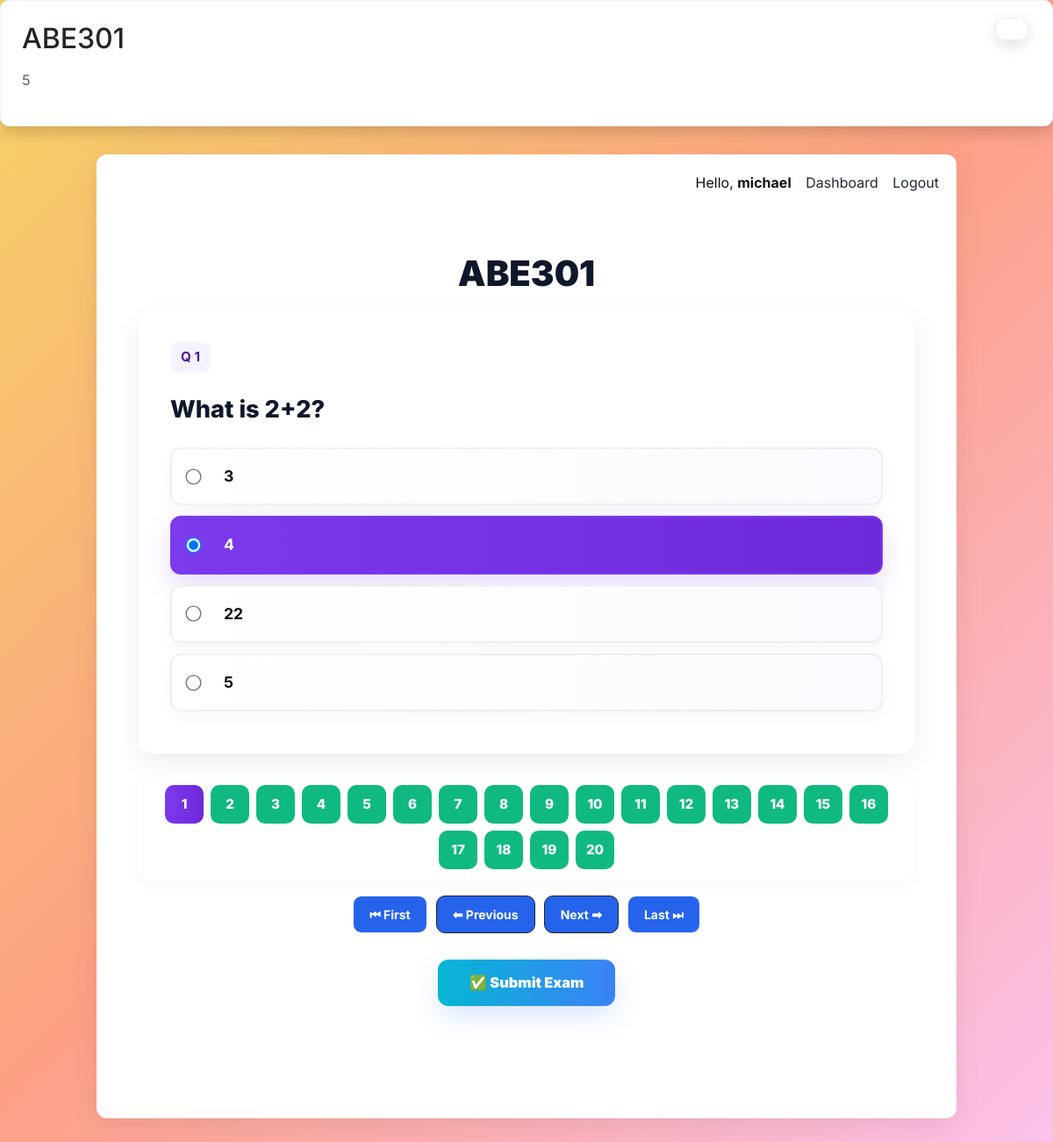
/exam/10/ (signed in), run on the app's committed database.
### exams/models.py (models this page shows, shortened)
class Exam(models.Model):
    title = models.CharField(max_length=255)
    description = models.TextField(blank=True)
    start_time = models.DateTimeField(null=True, blank=True)
    duration_minutes = models.PositiveIntegerField(default=10)
    created_by = models.ForeignKey(User, on_delete=models.SET_NULL, null=True, related_name='created_exams')

class Question(models.Model):
    exam = models.ForeignKey(Exam, on_delete=models.CASCADE, related_name='questions')
    text = models.TextField()

class Choice(models.Model):
    question = models.ForeignKey(Question, on_delete=models.CASCADE, related_name='choices')
    text = models.CharField(max_length=1000)
    is_correct = models.BooleanField(default=False)

class StudentSubmission(models.Model):
    student = models.ForeignKey(User, on_delete=models.CASCADE)
    exam = models.ForeignKey(Exam, on_delete=models.CASCADE)
    started_at = models.DateTimeField(auto_now_add=True)
    submitted_at = models.DateTimeField(null=True, blank=True)
    answers = models.JSONField(default=dict)
    score = models.FloatField(null=True, blank=True)
    def time_left_seconds(self):
        if self.exam.start_time:
            end = self.exam.start_time + timezone.timedelta(minutes=self.exam.duration_minutes)
        return max(int((end - timezone.now()).total_seconds()), 0)
        end = self.started_at + timezone.timedelta(minutes=self.exam.duration_minutes)
        return max(int((end - timezone.now()).total_seconds()), 0)

### exams/views.py (the view, shortened to what this page needs)
# urls.py: path('exam/<int:exam_id>/', views.exam_detail, name='exam_detail'),
@login_required
def exam_detail(request, exam_id):
    exam = get_object_or_404(Exam, id=exam_id)
    profile = request.user.profile
    if profile.role == 'staff' and exam.created_by == request.user:
        return render(request, 'exams/exam_detail_staff.html', {'exam': exam})
    submission, _ = StudentSubmission.objects.get_or_create(student=request.user, exam=exam)
    time_left = submission.time_left_seconds()
    return render(request, 'exams/exam_detail.html', {
        'exam': exam,
        'submission': submission,
        'time_left': time_left
    })

### exams/templatetags/extras.py (called while the page is built)
@register.filter
def get_item(dictionary, key):
    if not dictionary:
        return None
    return dictionary.get(str(key))

### exams/templates/exams/exam_detail.html (shortened to what this page needs)
{% extends 'exams/base.html' %}
{% load extras %}
{% block content %}
<div id="timer" aria-live="polite"></div>
<div class="exam-wrap">
  <h1 style="text-align:center; font-weight:900; color:#0f172a; margin-bottom:18px;">
    {{ exam.title }}
  </h1>
  <form id="exam-form" method="post">
    {% for q in exam.questions.all %}
      <div class="question-card" data-index="{{ forloop.counter0 }}" style="display:none;">
        <div class="question-number">Q {{ forloop.counter }}</div>
        <div class="question-text">{{ q.text|linebreaksbr }}</div>
        <div class="choices" role="radiogroup" aria-labelledby="q{{ forloop.counter }}">
          {% for c in q.choices.all %}
            <label class="choice-btn" for="choice_{{ c.id }}">
              <input id="choice_{{ c.id }}" type="radio" name="question_{{ q.id }}" value="{{ c.id }}"
                {% if submission.answers|get_item:q.id|stringformat:'s' == c.id|stringformat:'s' %}checked{% endif %}>
              <span style="flex:1">{{ c.text }}</span>
            </label>
          {% endfor %}
        </div>
      </div>
    {% endfor %}
    <div class="q-strip" role="navigation" aria-label="Question navigation">
      {% for q in exam.questions.all %}
        <button type="button" class="q-btn" data-index="{{ forloop.counter0 }}" title="Question {{ forloop.counter }}">
          {{ forloop.counter }}
        </button>
      {% endfor %}
    </div>
    <div class="controls">
      <button type="button" id="btn-first" class="btn btn-sm btn-light">⏮ First</button>
      <button type="button" id="btn-prev"  class="btn btn-sm btn-outline-dark">⬅ Previous</button>
      <button type="button" id="btn-next"  class="btn btn-sm btn-outline-dark">Next ➡</button>
      <button type="button" id="btn-last"  class="btn btn-sm btn-light">Last ⏭</button>
    </div>
    <div class="submit-wrap">
      <button type="submit" class="btn-submit">✅ Submit Exam</button>
    </div>
  </form>
</div>
{% endblock %}

### exams/templates/exams/base.html (shortened to what this page needs)
<!doctype html>
<html>
<head>
  <link href="https://cdn.jsdelivr.net/npm/bootstrap@5.3.0/dist/css/bootstrap.min.css" rel="stylesheet">
<div class="card p-4 shadow">
  <h2 class="mb-3">{{ exam.title }}</h2>
  <p class="text-muted">{{ exam.duration_minutes }}</p>
</div>
</head>
<body>
  <div class="container">
    <header>
      <nav>
        {% if user.is_authenticated %}
          Hello, <strong>{{ user.username }}</strong>
          <a href="{% url 'exams:dashboard' %}">Dashboard</a>
          <a href="{% url 'exams:logout' %}">Logout</a>
        {% else %}
          <a href="{% url 'exams:login' %}">Login</a>
          <a href="{% url 'exams:register' %}">Register</a>
        {% endif %}
      </nav>
    </header>
    <main>
      {% block content %}{% endblock %}
    </main>
  </div>
</body>
</html>

### exams/templates/exams/base.html (style rules this page uses)
body { font-family:Inter,system-ui,Segoe UI,Roboto,Helvetica,Arial;margin:0;background:#f5f7fb;color:#111 }
.container { max-width:980px;margin:32px auto;padding:20px;background:white;border-radius:12px;box-shadow:0 8px 30px rgba(14,30,37,.08) }
header { display:flex;justify-content:space-between;align-items:center }
nav a { margin-left:12px;text-decoration:none;color:#1f2937 }
.btn { display:inline-block;padding:8px 14px;border-radius:8px;background:#2563eb;color:white;text-decoration:none }
.card { padding:16px;border-radius:10px;background:#fff;border:1px solid #eef2ff;margin-bottom:12px }

### exams/templates/exams/exam_detail.html (style rules this page uses)
body { background: linear-gradient(135deg,#f6d365 0%,#fda085 50%, #fbc2eb 100%); min-height: 100vh; }
.exam-wrap { max-width: 1100px; margin: 40px auto 80px; padding: 28px; }
#timer { position: fixed; top: 20px; right: 28px; z-index: 9999; background: rgba(255,255,255,0.95); padding: 12px 18px; border-radius: 12px; box-shadow: 0 6px 18px rgba(0,0,0,0.12); font-weight: 800; font-size: 20px; color: #7c3aed; border: 1px solid rgba(124,58,237,0.12); }
.question-card { background: linear-gradient(180deg, rgba(255,255,255,0.98), rgba(255,255,255,0.95)); border-radius: 16px; padding: 36px; box-shadow: 0 10px 30px rgba(18, 38, 63, 0.08); margin-bottom: 24px; }
.question-number { display:inline-block; padding:6px 12px; border-radius:10px; background: rgba(124,58,237,0.06); color: #4c1d95; font-weight:700; margin-bottom:12px; font-size:0.95rem; }
.question-text { font-size: 1.7rem; line-height:1.35; font-weight: 800; margin: 12px 0 24px; color: #0f172a; }
.choices { display:block; gap:12px; }
.choice-btn { display:flex; align-items:center; gap:14px; width:100%; border-radius:12px; padding:18px 18px; font-size:1.1rem; font-weight:700; cursor:pointer; border:2px solid rgba(15,23,42,0.06); background: linear-gradient(90deg,#ffffff,#fbfbff); transition: transform .12s ease, box-shadow .12s ease, background .12s ease; box-shadow: 0 6px 18px rgba(16,24,40,0.04); margin-bottom:12px; }
.choice-btn input[type="radio"] { transform: scale(1.4); margin-right:14px; }
.choice-btn.active { background: linear-gradient(90deg,#7c3aed,#6d28d9); color: white; border-color: rgba(124,58,237,0.9); box-shadow: 0 12px 30px rgba(124,58,237,0.18); }
.q-strip { display:flex; gap:8px; flex-wrap:wrap; justify-content:center; margin: 20px 0 8px; padding: 12px 8px; background: rgba(255,255,255,0.6); border-radius: 12px; box-shadow: 0 6px 18px rgba(15,23,42,0.03); overflow-x:auto; }
.q-btn { min-width:44px; height:44px; display:inline-grid; place-items:center; padding:0 10px; border-radius: 10px; font-weight:800; font-size:0.95rem; border: 0; cursor:pointer; transition: transform .08s ease, opacity .12s ease; }
.q-btn.answered { background:#10b981; color:white; }
.q-btn.current { background: linear-gradient(90deg,#7c3aed,#6d28d9); color:white; }
.controls { display:flex; gap:10px; justify-content:center; margin-top:18px; }
.controls .btn { padding:10px 18px; font-weight:700; border-radius:10px; }
.submit-wrap { text-align:center; margin-top:30px; }
.btn-submit { padding:14px 36px; font-size:1.02rem; font-weight:900; border-radius: 12px; background: linear-gradient(90deg,#06b6d4,#3b82f6); color:white; border:0; box-shadow: 0 12px 30px rgba(59,130,246,0.18); }

### data on the page
Exam: title "ABE301", duration_minutes "5"
Question: text "What is 2+2?"
Choice: id "☐ 3", text "3"
Choice: id "☑ 4", text "4"
Choice: id "☐ 22", text "22"
Choice: id "☐ 5", text "5"

### other printed values
{{ user.username }} "michael"
